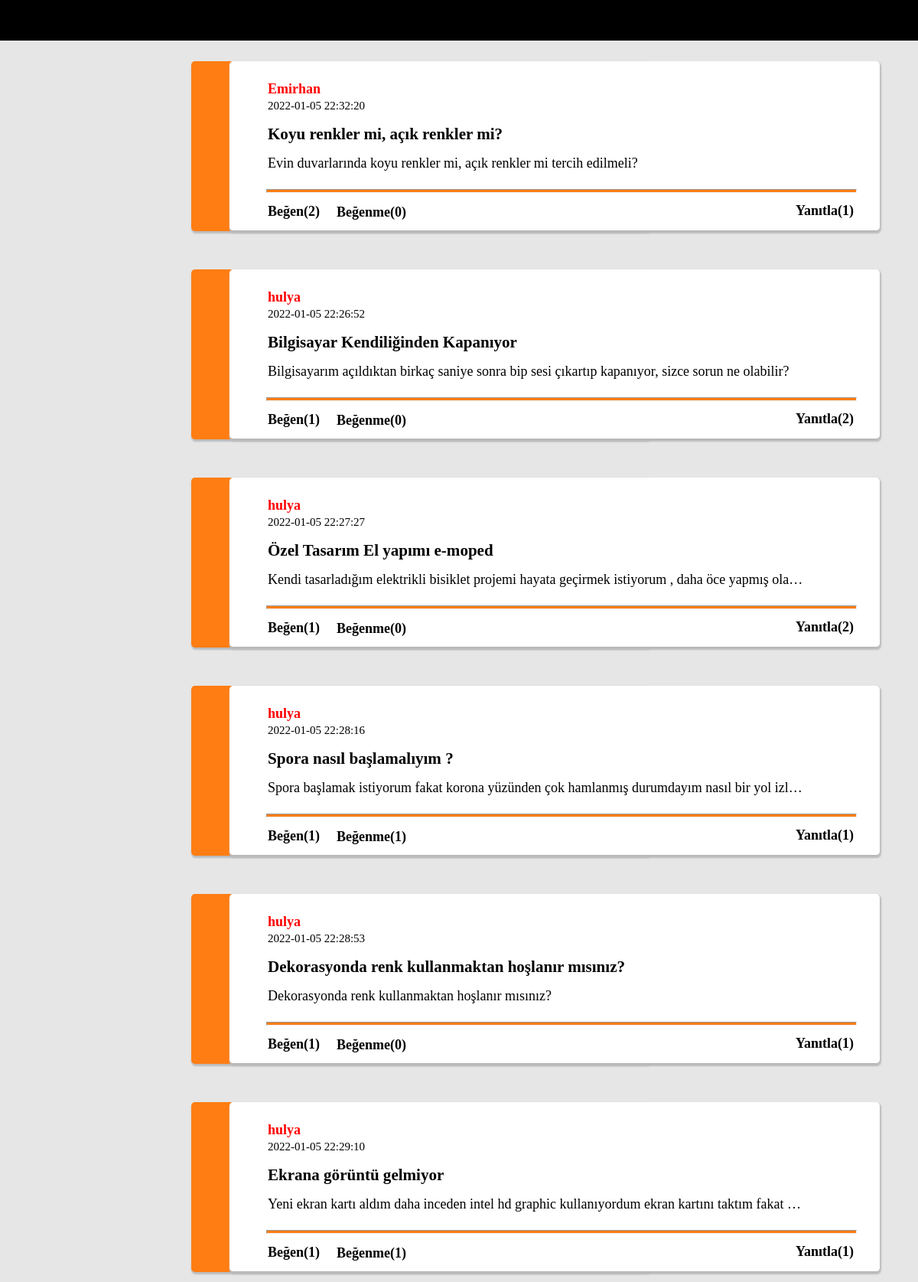
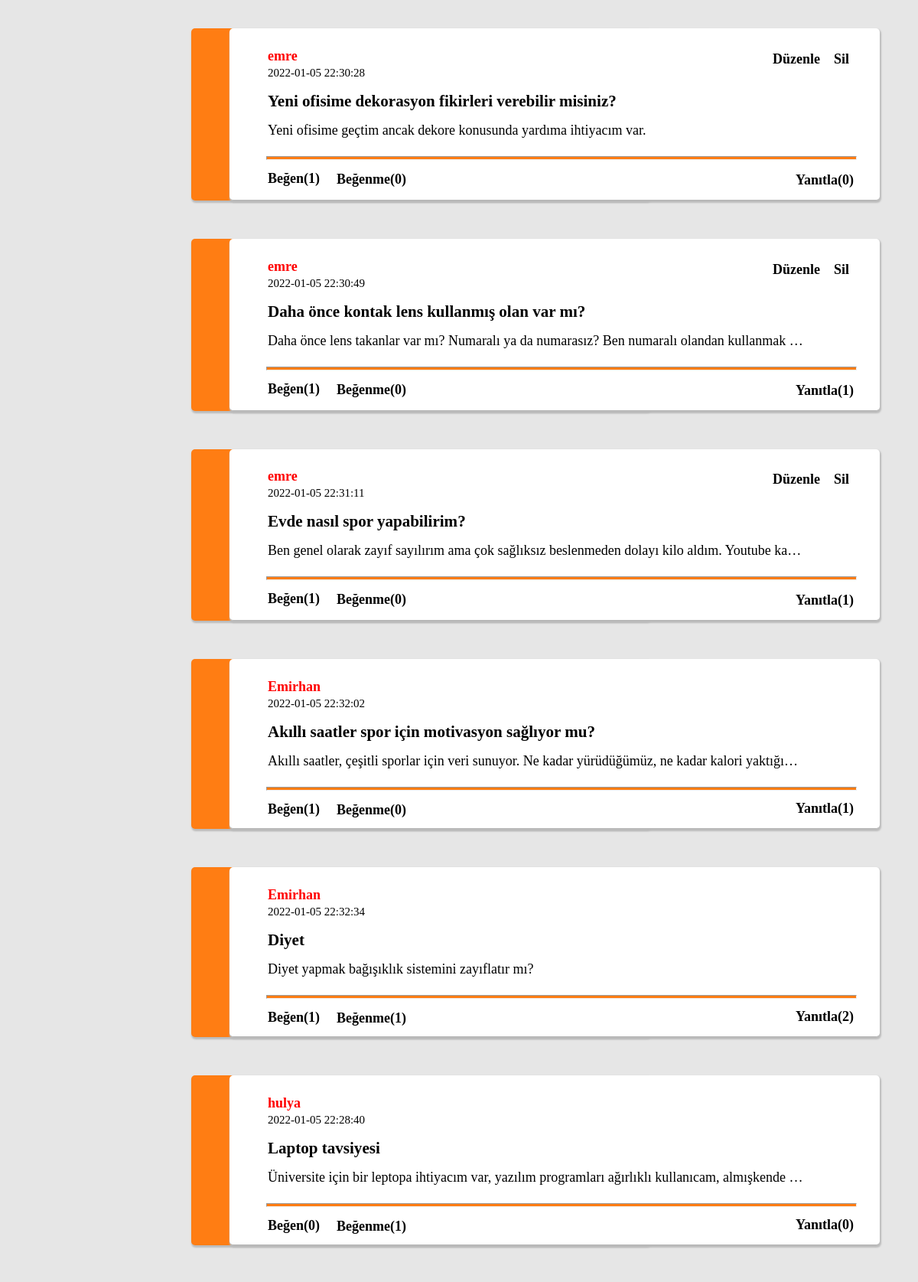
Screenshot of /PROJE DOSYALARI/Home.php (signed in, upper part) with the database file from the repository (2 pictures, top to bottom).
### tables this page shows
CREATE TABLE `questions` (
  `q_id` int(11) NOT NULL,
  `q_title` varchar(100) NOT NULL,
  `question` text NOT NULL,
  `category` enum('Teknoloji','Ev/Yaşam','Spor','Sağlık') NOT NULL,
  `d_date` datetime DEFAULT current_timestamp(),
  `q_username` varchar(100) NOT NULL,
  `user_id` int(11) NOT NULL
);

### PROJE DOSYALARI/Home.php (the view, shortened to what this page needs)
<!DOCTYPE html>
<html lang="en">
<head>
    <link rel="stylesheet" href="sorular.css">
    <link rel="stylesheet" href="anasayfa2.css">
</head>
<body>
<?php
include 'config.php';
$cate2 = $_GET['category'];
$sql = "SELECT questions.*, count(likes.q_id) as like_count from questions left join likes on questions.q_id=likes.q_id  where questions.category like '$cate2' AND likes.type<2 group by questions.q_id order by like_count DESC";
$result = mysqli_query($conn,$sql);
$num_rows = mysqli_num_rows($result);
$sql19 = "SELECT questions.*, count(likes.q_id) as like_count from questions  left join likes on questions.q_id=likes.q_id where likes.type<2 group by questions.q_id order by like_count DESC ";
$result19 = mysqli_query($conn,$sql19);
$num_rows19 = mysqli_num_rows($result19);
$urlal=$_SERVER['REQUEST_URI'];
if(isset($_SESSION['username'])){
    echo "<ul class='liste'>";
        echo "<li style='margin-left:20px;'><a href='q-insert-form.php?url=$urlal'>Soru Ekle</a></li>";
        echo "<li style='margin-left:20px;'><a href='Home.php'>Tüm sorular</a></li>";
        echo "<li><a href='Home.php?category=Teknoloji'>Teknoloji</a></li>";
        echo "<li><a href='Home.php?category=Ev/Yaşam'>Ev/Yaşam</a></li>";
        echo "<li><a href='Home.php?category=Spor'>Spor</a></li>";
        echo "<li><a href='Home.php?category=Sağlık'>Sağlık</a></li>";
        echo "<li style='float:right; margin-right:20px;'><a href='logout.php'>Çıkış Yap</a></li>";
    echo "</ul>";
}
else{
    echo '<p>Ana Sayfaya Ulaşmak İçin Giriş Yapınız</p>';
    echo '<p><a href="login.php">Giriş</a></p>';
}
?>
<?php
if( ( $cate2 == 'Teknoloji' ) || ( $cate2== 'Ev/Yaşam' ) || ($cate2 == 'Spor' ) || ($cate2 == 'Sağlık' )){
    $user_id = $_SESSION['user_id'];
    if($num_rows > 0){
        while($row = mysqli_fetch_assoc($result)){
            $q_id = $row['q_id'];
            echo "<div class='box1'>";
                    echo "<a href='q-page.php?q_id=$q_id&user_id=$user_id'>";
                        echo '<div class="some">';
                            echo "<h4 id='box3'>".$row['q_username']. "</h4>";
                            echo "<small id='box2'>".$row['d_date']."</small>";  echo "</br>";
                            echo "<h3 id='baslik'>".$row['q_title']."</h3>";
                            echo "<p id='soruyer'>".$row['question']."</p>";
                            $sql2 = "SELECT COUNT(*) as count FROM likes WHERE q_id = $q_id AND type=1";
                            $result2 = mysqli_query($conn,$sql2);
                            $row2 = mysqli_fetch_assoc($result2);
                            $like = $row2['count'];
                            echo "<hr class='cizgi'>";
                            $sql3 =  "SELECT * FROM likes WHERE q_id = $q_id AND user_id=$user_id AND type=1";
                            $result3 = mysqli_query($conn,$sql3);
                            $num_rows3 = mysqli_num_rows($result3);
                            if($num_rows3 > 0){
                                echo "<p class='begen'>";
                                echo "<a class='link' href='likes-delete.php?q_id=$q_id&user_id=$user_id&url=$urlal'>Beğen($like)</a>";
                                echo "</p>";
                            }else{
                                echo "<p class='begen'>";
                                echo"<a class='link' href='q-like.php?q_id=$q_id&user_id=$user_id&url=$urlal'>Beğen($like)</a>";
                                echo "</p>";
                            }
                            $sql4 = "SELECT COUNT(*) as count FROM likes WHERE q_id = $q_id AND type=2";
                            $result4 = mysqli_query($conn,$sql4);
                            $row4 = mysqli_fetch_assoc($result4);
                            $dislike = $row4['count'];
                            $sql5 =  "SELECT * FROM likes WHERE q_id = $q_id AND user_id=$user_id AND type=2";
                            $result5 = mysqli_query($conn,$sql5);
                            $num_rows5 = mysqli_num_rows($result5);
                            if($num_rows5 > 0){
                                echo "<p class='begenme'>";
                                echo "<a class='link' href='likes-delete.php?q_id=$q_id&user_id=$user_id&url=$urlal'>Beğenme($dislike)</a>";
                                echo "</p>";
                            }else{
                                echo "<p class='begenme'>";
                                echo "<a class='link' href='q-dislike.php?q_id=$q_id&user_id=$user_id&url=$urlal'>Beğenme($dislike)</a>";
                                echo "</p>";
                            }
                            $sql8 =  "SELECT * FROM questions WHERE q_id = $q_id AND user_id=$user_id ";
                            $result8 = mysqli_query($conn,$sql8);
                            $num_rows8 = mysqli_num_rows($result8);
                            if($num_rows8 > 0){
                                echo "<p class='duzenle'>";
                                echo "<a class='link' href='q-update-form.php?q_id=$q_id&url=$urlal'>Düzenle</a>";
                                echo "</p>";
                            }else{}
                            $sql9 =  "SELECT * FROM questions WHERE q_id = $q_id AND user_id=$user_id";
                            $result9 = mysqli_query($conn,$sql9);
                            $num_rows9 = mysqli_num_rows($result9);
                            if($num_rows9 > 0){
                                echo "<p class='sil'>";
                                echo "<a  class='link' href='q-delete-form.php?q_id=$q_id&url=$urlal'>Sil</a>";
                                echo "</p>";
                            }else{}
                            $sql47 = "SELECT COUNT(*) as count FROM comment WHERE que_id = $q_id ;";
                            $result47 = mysqli_query($conn,$sql47);
                            $row47 = mysqli_fetch_assoc($result47);
                            $yanıt_say = $row47['count'];
                            $sql7="SELECT q_id from questions WHERE q_id=$q_id ";
                            $result7 = mysqli_query($conn,$sql7);
                            $num_rows7 = mysqli_num_rows($result7);
                            if($num_rows7 > 0){
                                echo "<p class='yanıtla'>";
                                echo"<a class='link' href='q-page.php?q_id=$q_id&user_id=$user_id'>Yanıtla($yanıt_say)</a>";
                                echo "</p>";
                            }
                        echo '</div>';
                    echo '</a>';
            echo '</div>';
         }
    }
}else{
    $user_id = $_SESSION['user_id'];
    if($num_rows19 > 0){
        while($row19 = mysqli_fetch_assoc($result19)){
            $q_id = $row19['q_id'];
            echo '<div class="box1">';
                    echo "<a href='q-page.php?q_id=$q_id&user_id=$user_id'>";
                        echo '<div class="some">';
                            echo "<h4 id='box3'>".$row19['q_username']. "</h4>";
                            echo "<small id='box2'>".$row19['d_date']."</small>";  echo "</br>";
                            echo "<h3 id='baslik'>".$row19['q_title']."</h3>";
                            echo "<p id='soruyer'>".$row19['question']."</p>";
                            $sql2 = "SELECT COUNT(*) as count FROM likes WHERE q_id = $q_id AND type=1";
                            $result2 = mysqli_query($conn,$sql2);
                            $row2 = mysqli_fetch_assoc($result2);
                            $like = $row2['count'];
                            echo "<hr class='cizgi'>";
                            $sql3 =  "SELECT * FROM likes WHERE q_id = $q_id AND user_id=$user_id AND type=1";
                            $result3 = mysqli_query($conn,$sql3);
                            $num_rows3 = mysqli_num_rows($result3);
                            if($num_rows3 > 0){
                                echo "<p class='begen'>";
                                echo "<a  class='link' href='likes-delete.php?q_id=$q_id&user_id=$user_id&url=$urlal'>Beğen($like)</a>";
                                echo "</p>";
                            }else{
                                echo "<p class='begen'>";
                                echo "<a class='link' href='q-like.php?q_id=$q_id&user_id=$user_id&url=$urlal'>Beğen($like)</a>";
                                echo "</p>";
                            }
                            $sql4 = "SELECT COUNT(*) as count FROM likes WHERE q_id = $q_id AND type=2";
                            $result4 = mysqli_query($conn,$sql4);
                            $row4 = mysqli_fetch_assoc($result4);
                            $dislike = $row4['count'];
                            $sql5 =  "SELECT * FROM likes WHERE q_id = $q_id AND user_id=$user_id AND type=2";
                            $result5 = mysqli_query($conn,$sql5);
                            $num_rows5 = mysqli_num_rows($result5);
                            if($num_rows5 > 0){
                                echo "<p class='begenme'>";
                                echo "<a class='link' href='likes-delete.php?q_id=$q_id&user_id=$user_id&url=$urlal'>Beğenme($dislike)</a>";
                                echo "</p>";
                            }else{
                                echo "<p class='begenme'>";
                                echo "<a class='link' href='q-dislike.php?q_id=$q_id&user_id=$user_id&url=$urlal'>Beğenme($dislike)</a>";
                                echo "</p>";
                            }
                            $sql8 =  "SELECT * FROM questions WHERE q_id = $q_id AND user_id=$user_id ";
                            $result8 = mysqli_query($conn,$sql8);
                            $num_rows8 = mysqli_num_rows($result8);
                            if($num_rows8 > 0){
                                echo "<p class='duzenle'>";
                                echo "<a  class='link' href='q-update-form.php?q_id=$q_id&url=$urlal'>Düzenle</a>"  ;
                                echo "</p>";
                            }else{}
                            $sql9 =  "SELECT * FROM questions WHERE q_id = $q_id AND user_id=$user_id";
                            $result9 = mysqli_query($conn,$sql9);
                            $num_rows9 = mysqli_num_rows($result9);
                            if($num_rows9 > 0){
                                echo "<p class='sil' >";
                                echo " <a class='link' href='q-delete-form.php?q_id=$q_id&url=$urlal'>Sil</a>";
                                echo "</p>";
                            }else{}
                            $sql47 = "SELECT COUNT(*) as count FROM comment WHERE que_id = $q_id ;";
                            $result47 = mysqli_query($conn,$sql47);
                            $row47 = mysqli_fetch_assoc($result47);
                            $yanıt_say = $row47['count'];
                            $sql7="SELECT q_id from questions WHERE q_id=$q_id ";
                            $result7 = mysqli_query($conn,$sql7);
                            $num_rows7 = mysqli_num_rows($result7);
                            if($num_rows7 > 0){
                                echo "<p class='yanıtla'>";
                                echo "<a  class='link' href='q-page.php?q_id=$q_id&user_id=$user_id'>Yanıtla($yanıt_say)</a>";
                                echo "</p>";
                            }
                        echo '</div>';
                    echo '</a>';
            echo '</div>';
         }
    }
}
?>

### PROJE DOSYALARI/sorular.css (style rules this page uses)
body { background-color:rgb(230, 230, 230); }
.some { width: 800px; margin: 50px; padding-left: 50px; border: 1px solid #333; border-color:rgb(180, 180, 180) ; background-color:rgb(255, 255, 255); border-left: none; border-right: none; border-top:none; padding-top: 2px; border-radius: 5px; box-shadow: 1px 2px 2px 1px rgb(187, 187, 187); font-size: 18px; }
.box1 { position: relative; top: 30px; bottom: 10px; margin-left: 250px; margin-top: 0px; margin-bottom: 0px; width: 600px; background-color: rgb(255, 125, 19); border-radius: 5px; box-shadow: 1px 2px 2px 1px rgb(187, 187, 187); }
.link { color: inherit; text-decoration: none; font-weight: bolder; }
li { float: left; }
#box2 { bottom: 50px; padding: 0; margin: 0; color: inherit; text-decoration: none; }
#box3 { color:rgb(255, 0, 0); margin-bottom: 0px; }
#baslik { width: 600px; overflow: hidden; white-space:pre; text-overflow: ellipsis; margin-top: 15px; margin-bottom: 0px; color: inherit; text-decoration: none; }
#soruyer { margin-top: 15px; width: 700px; overflow: hidden; white-space:pre; text-overflow: ellipsis; color: inherit; text-decoration: none; }
a:link { text-decoration: none; color: inherit; }
.begen { z-index: 0; position: relative; margin-top: 0px; margin-bottom: 0px; margin-right: 0px; top: 10px; width: 0px; }
.begenme { z-index: 0; position: relative; margin-top: 0px; margin-bottom: 0px; margin-right: 0px; bottom: 10px; left: 90px; width: 0px; height: 3px; }
.yanıtla { z-index: 0; position: relative; margin:0px; bottom: 15px; left:690px; width: 50px; }
.sil { z-index: 0; position: relative; margin-top: 0px; margin-bottom: 0px; margin-right: 0px; bottom:170px; left: 740px; width: 50px; height: 3px; }
.duzenle { z-index: 0; position: relative; margin-top: 0px; margin-bottom: 0px; margin-right: 0px; bottom: 170px; left: 660px; width: 50px; height: 0px; }
.cizgi { color:rgb(255, 125, 19); height: 3px; background-color: rgb(255, 125, 19); width: 770px; position: relative; right: 16px; top: 5px; }

### PROJE DOSYALARI/anasayfa2.css (style rules this page uses)
body { margin: 0; }
.link { color: inherit; text-decoration: none; }
.liste { list-style-type: none ; color: inherit; text-decoration: none; margin: 0 auto; padding: 0; overflow: hidden; background-color: rgb(0, 0, 0); opacity: none; position: fixed; top: 0; width: 100%; z-index: 1; }
li { float: left; }
li a { color: white; padding: 16px 16px; display: block; text-decoration: none; font-size: 18px; font-family:'Trebuchet MS', 'Lucida Sans Unicode', 'Lucida Grande', 'Lucida Sans', Arial, sans-serif; }

### rows the page displays
questions: q_username "Emirhan", d_date "2022-01-05 22:32:20", q_title "Koyu renkler mi, açık renkler mi?", question "Evin duvarlarında koyu renkler mi, açık renkler mi tercih edilmeli?", like "2", dislike "0", yanıt_say "1"
questions: q_username "hulya", d_date "2022-01-05 22:26:52", q_title "Bilgisayar Kendiliğinden Kapanıyor", question "Bilgisayarım açıldıktan birkaç saniye sonra bip sesi çıkartıp kapanıyor, sizce sorun ne olabilir?", like "1", dislike "0", yanıt_say "2"
questions: q_username "hulya", d_date "2022-01-05 22:27:27", q_title "Özel Tasarım El yapımı e-moped", question "Kendi tasarladığım elektrikli bisiklet projemi hayata geçirmek istiyorum , daha öce yapmış ola…", like "1", dislike "0", yanıt_say "2"
questions: q_username "hulya", d_date "2022-01-05 22:28:16", q_title "Spora nasıl başlamalıyım ?", question "Spora başlamak istiyorum fakat korona yüzünden çok hamlanmış durumdayım nasıl bir yol izl…", like "1", dislike "1", yanıt_say "1"
questions: q_username "hulya", d_date "2022-01-05 22:28:53", q_title "Dekorasyonda renk kullanmaktan hoşlanır mısınız?", question "Dekorasyonda renk kullanmaktan hoşlanır mısınız?", like "1", dislike "0", yanıt_say "1"
questions: q_username "hulya", d_date "2022-01-05 22:29:10", q_title "Ekrana görüntü gelmiyor", question "Yeni ekran kartı aldım daha inceden intel hd graphic kullanıyordum ekran kartını taktım fakat…", like "1", dislike "1", yanıt_say "1"
questions: q_username "emre", d_date "2022-01-05 22:30:28", q_title "Yeni ofisime dekorasyon fikirleri verebilir misiniz?", question "Yeni ofisime geçtim ancak dekore konusunda yardıma ihtiyacım var.", like "1", dislike "0", yanıt_say "0"
questions: q_username "emre", d_date "2022-01-05 22:30:49", q_title "Daha önce kontak lens kullanmış olan var mı?", question "Daha önce lens takanlar var mı? Numaralı ya da numarasız? Ben numaralı olandan kullanmak…", like "1", dislike "0", yanıt_say "1"
questions: q_username "emre", d_date "2022-01-05 22:31:11", q_title "Evde nasıl spor yapabilirim?", question "Ben genel olarak zayıf sayılırım ama çok sağlıksız beslenmeden dolayı kilo aldım. Youtube ka…", like "1", dislike "0", yanıt_say "1"
questions: q_username "Emirhan", d_date "2022-01-05 22:32:02", q_title "Akıllı saatler spor için motivasyon sağlıyor mu?", question "Akıllı saatler, çeşitli sporlar için veri sunuyor. Ne kadar yürüdüğümüz, ne kadar kalori yaktığı…", like "1", dislike "0", yanıt_say "1"
questions: q_username "Emirhan", d_date "2022-01-05 22:32:34", q_title "Diyet", question "Diyet yapmak bağışıklık sistemini zayıflatır mı?", like "1", dislike "1", yanıt_say "2"
questions: q_username "hulya", d_date "2022-01-05 22:28:40", q_title "Laptop tavsiyesi", question "Üniversite için bir leptopa ihtiyacım var, yazılım programları ağırlıklı kullanıcam, almışkende…", like "0", dislike "1", yanıt_say "0"
